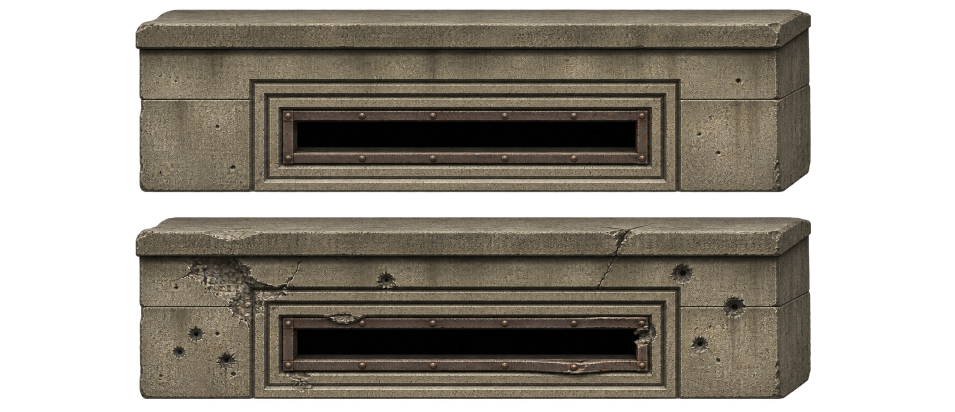
#> input picture assets/images/armies/sources/plan-ideas-art/bunker-redraw-generated.png, 1910 x 823 px, given in place of shore-redraw-generated.png, which was not available (shown at 1/2 size)
$ python prepare-shore.py
#> lines starting #> are read from the running program, lines starting #| are printed output that depends on the picture
"""Prepare registered sandbags, MG34 and its own crew as separate layers."""
import argparse
import hashlib
import json
from pathlib import Path
from PIL import Image

HERE = Path(__file__).resolve().parent
ROOT = HERE.parents[4]
READY = ROOT / 'assets/images/game-ready/polozaji'


def sha(path):
    return hashlib.sha256(path.read_bytes()).hexdigest()


def main():
    parser = argparse.ArgumentParser()
    parser.add_argument('--check', action='store_true')
    args = parser.parse_args()
    record = HERE / 'shore-redraw.json'
    if args.check:
        data = json.loads(record.read_text(encoding='utf8'))
        for item in [data['source'], *data['outputs']]:
            assert sha(HERE / item['path']) == item['sha256'], item
        print('Shore nest: source, gun registration, crew and outputs verified.')
        return
    path = HERE / 'shore-redraw-generated.png'
    raw = Image.open(path).convert('RGBA')
#> raw is the input picture: PIL image 1910x823 RGBA; mean R, G, B, A 61.5, 55.9, 46.5, 156.2
    raw.putalpha(raw.getchannel('A').point(lambda a: 255 if a >= 128 else 0))
    rows = [0, 300, 590, 790, 1024]
    cells = [raw.crop((0, rows[i], 768, rows[i+1])) for i in range(4)]
#> cells = 4 items
    bounds = [cell.getbbox() for cell in cells[:2]]
#> bounds = [(271, 19, 768, 300), (271, 0, 768, 290)]
    box = [min(b[0] for b in bounds), bounds[0][1], max(b[2] for b in bounds), bounds[0][3]]
#> box = [271, 19, 768, 300]
    sx, sy = 232/(box[2]-box[0]), 88/(box[3]-box[1])
#> sx = 0.467; sy = 0.313
    offset = [4-box[0]*sx, 4-box[1]*sy]
#> offset = [-122.5, -1.95]
    hulls = []
    for index in range(2):
        # Use the same footprint for intact and ruined bags, only translate row registration.
        dy = 0 if index == 0 else box[1]-cells[index].getbbox()[1]
        transformed = cells[index].transform((240, 96), Image.Transform.AFFINE,
            (1/sx, 0, -offset[0]/sx, 0, 1/sy, -offset[1]/sy-dy), Image.Resampling.NEAREST)
        frame = Image.new('RGBA', transformed.size)
        frame.alpha_composite(transformed)
        hulls.append(frame)
#> this loop made 2 passes
#> dy on passes 1 to 2: 0, 19
#> pass 1, in main, `transformed = cells[index].transform((240, 96), Image.Transform.AFFINE..`:
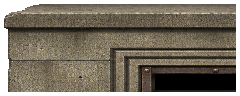
#> transformed: PIL image 240x96 RGBA; mean R, G, B, A 89.2, 81.4, 67.3, 220.8; transparent parts drawn white
#> pass 2, in main, `transformed = cells[index].transform((240, 96), Image.Transform.AFFINE..`:
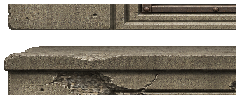
#> transformed: PIL image 240x96 RGBA; mean R, G, B, A 80, 73.1, 61.2, 188.1; transparent parts drawn white
#> after the loop, hulls = 2 items
    hulls[0].save(READY / 'mitraljesko-gnezdo-odozgo.png')
    hulls[0].save(HERE / 'shore-mg-damaged-reference.png')
    hulls[1].save(HERE / 'shore-mg-damaged-generated.png')
    # The mount sits on the receiver. The source muzzle and runtime tip coincide exactly.
    pivot, muzzle = [335, 88], [666, 87]
    anchor, tip = [80, 48], [184, 48]
    dx, dy = muzzle[0]-pivot[0], muzzle[1]-pivot[1]
    a = (tip[0]-anchor[0])*dx/(dx*dx+dy*dy)
    b = -(tip[0]-anchor[0])*dy/(dx*dx+dy*dy)
    determinant = a*a+b*b
    tx, ty = anchor[0]-a*pivot[0]+b*pivot[1], anchor[1]-b*pivot[0]-a*pivot[1]
    gun = cells[2].transform((192, 96), Image.Transform.AFFINE,
        (a/determinant, b/determinant, -(a*tx+b*ty)/determinant,
         -b/determinant, a/determinant, (b*tx-a*ty)/determinant), Image.Resampling.NEAREST)
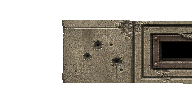
#> gun: PIL image 192x96 RGBA; mean R, G, B, A 46, 41.7, 34.6, 111.9; transparent parts drawn white
    clean = Image.new('RGBA', gun.size)
#> clean: PIL image 192x96 RGBA; every value is 0
    clean.alpha_composite(gun)
    clean.save(READY / 'shore-mg-gun.png')
    crew = Image.new('RGBA', (256, 80))
#> crew: PIL image 256x80 RGBA; every value is 0
    for col in range(2):
        source = raw.crop((col*768, 790, (col+1)*768, 1024))
        bounds = source.getbbox()
        scale = .2
        pos = [round(64-(bounds[0]+bounds[2])/2*scale), round(40-(bounds[1]+bounds[3])/2*scale)]
        source = source.resize((round(source.width*scale), round(source.height*scale)), Image.Resampling.NEAREST)
        crew.alpha_composite(source, (col*128+pos[0], pos[1]))
#> this loop made 2 passes
#> (bounds, pos) on passes 1 to 2: ((283, 0, 768, 8), [-41, 39]), ((0, 0, 768, 8), [-13, 39])
#> pass 1, in main, `source = raw.crop((col*768, 790, (col+1)*768, 1024))`:
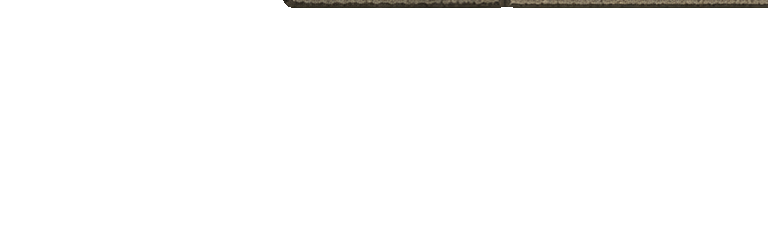
#> source: PIL image 768x234 RGBA; mean R, G, B, A 2.1, 2, 1.6, 5.5; transparent parts drawn white
#> pass 2, in main, `source = source.resize((round(source.width*scale), round(source.height..`:
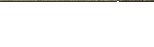
#> source: PIL image 154x47 RGBA; mean R, G, B, A 4, 3.7, 2.9, 10.8; transparent parts drawn white
#> after the loop:
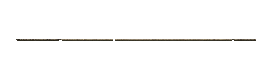
#> crew: PIL image 256x80 RGBA; mean R, G, B, A 2.1, 1.9, 1.5, 5.9; transparent parts drawn white
    crew.save(READY / 'shore-mg-crew.png')
    art = {'src': 'game-ready/polozaji/mitraljesko-gnezdo-odozgo.png',
        'gun': {'src': 'game-ready/polozaji/shore-mg-gun.png', 'width': 192, 'height': 96,
                'anchor': {'x': 80, 'y': 48}, 'muzzle': tip, 'clips': {'idle': {'ms': [1000], 'loop': True}}},
        'crew': {'src': 'game-ready/polozaji/shore-mg-crew.png', 'width': 128, 'height': 80,
                 'anchor': {'x': 64, 'y': 40}, 'clips': {'idle': {'ms': [1000], 'loop': True},
                 'dead': {'ms': [1000], 'frameColumns': [1]}}}}
    (ROOT / 'core/actor/artillery/shoreNestArt.js').write_text('// Generated by plan-ideas-art/prepare-shore.py.\nexport default '
        +json.dumps(art, indent=2).replace('"', "'")+'\n', encoding='utf8')
    outputs = [READY / 'mitraljesko-gnezdo-odozgo.png', READY / 'shore-mg-gun.png', READY / 'shore-mg-crew.png',
               HERE / 'shore-mg-damaged-reference.png', HERE / 'shore-mg-damaged-generated.png']
    import os
    tracked = lambda p: {'path': os.path.relpath(p, HERE).replace('\\', '/'), 'sha256': sha(p)}
    data = {'source': tracked(path), 'outputs': [tracked(p) for p in outputs], 'sourceRows': rows,
            'hullScale': [sx, sy], 'hullOffset': offset, 'gunSourcePivot': pivot, 'gunSourceMuzzle': muzzle,
            'gunAnchor': anchor, 'gunMuzzle': tip, 'crewScale': .2, 'generator': 'generation.json'}
    record.write_text(json.dumps(data, indent=2)+'\n', encoding='utf8')
    print('Packed shore nest, damaged bags, registered MG34 and dedicated two-pose crew.')


if __name__ == '__main__':
    main()
